Frame 1 (no input): blank canvas, image omitted
Frame 60 (no input): blank canvas, image omitted
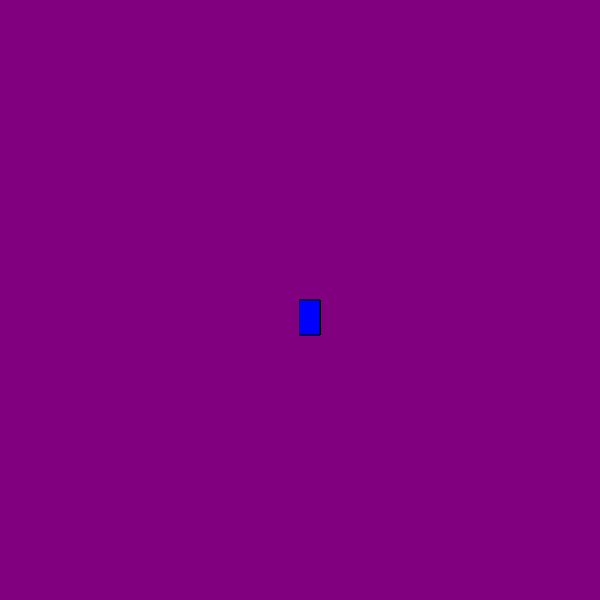
Frame 120 (the mouse pressed at the canvas centre since frame 60)

The p5.js sketch whose frames 1 and 60 were blank and that drew this single picture after the mouse press (run headless with seeded random() and noise() and a simulated clock; from frame 60 on, the mouse is pressed at the canvas centre):

// p5.js sketch
// ── sketch.js
function setup() {
  createCanvas(600, 600);
  background("purple")
}

function draw() {
  stroke("black");
  fill("blue");
  
  if(mouseIsPressed){
    rect(mouseX, mouseY, 20, 35);
  }
}
